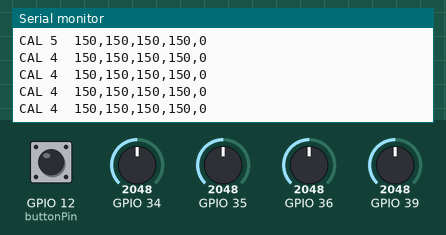
Simulated run of this sketch. Board: ESP32. On the bench: the last lines printed to the serial monitor. Inputs (shaded band) come from the test bench; at power-on: GPIO 34 = 2048, GPIO 35 = 2048, GPIO 36 = 2048, GPIO 39 = 2048, GPIO 12 (buttonPin) HIGH (analog values on the 0–4095 scale).

Above: at 1.2 s.
1.3 s: GPIO 34 set to 2866
At 1.43 s:
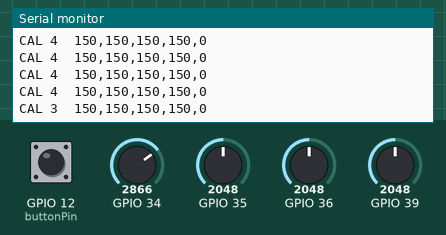
4.3 s: GPIO 35 set to 2866
At 5.38 s:
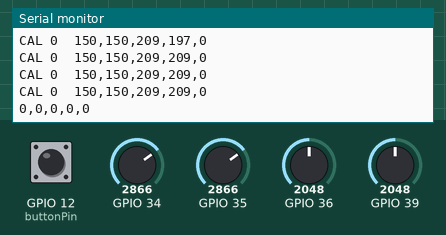
7.1 s: GPIO 36 set to 2866
At 7.13 s:
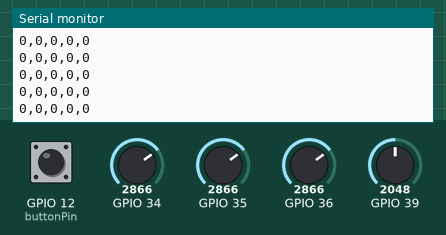
8.6 s: GPIO 39 set to 2866
At 8.66 s:
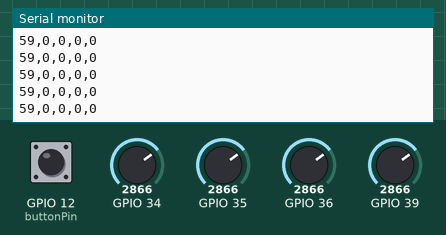
10.1 s: GPIO 12 (buttonPin) pulled LOW for 1 s
At 10.63 s:
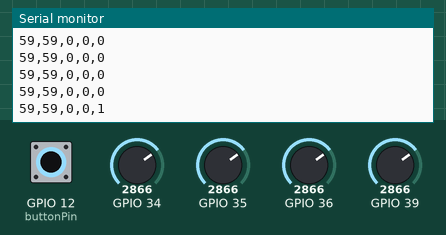
12.6 s: GPIO 34 set to 3972
At 12.61 s:
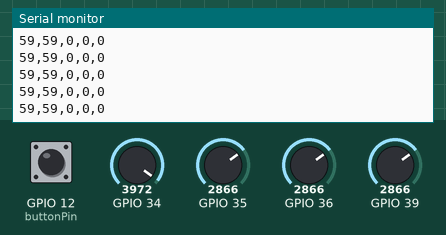
Timing chart, 0 to 15.1 s (numbered marks = the images above; inputs shaded):
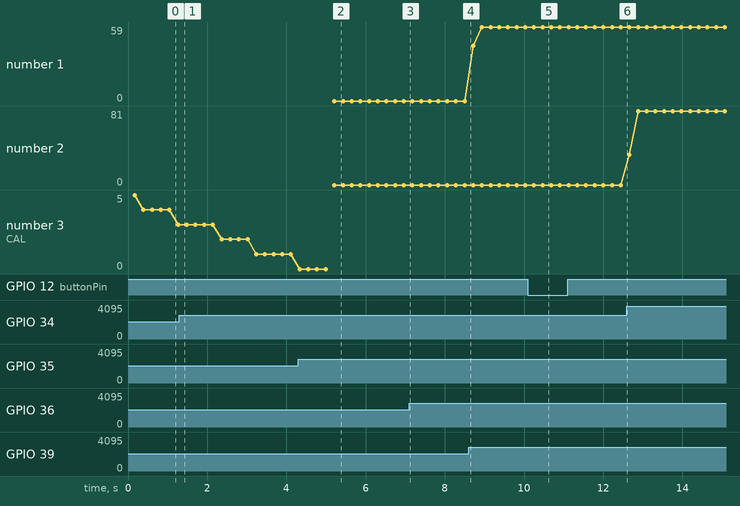

Measured:
- after the input at 4.3 s, the serial monitor: prints a new line at once (image 2)
- after the input at 10.1 s, the serial monitor: prints a new line after 0.37 s (image 5)
- plotted number 2: 0 → 81 after the input at 12.6 s

The sketch:

teleop.ino
```cpp
// 4 pots + 1 button ESP32 teleop sketch.
// Sends: yaw,shoulder,elbow,endlink,button

int yawPot = 36;       // VP
int shoulderPot = 39;  // VN
int elbowPot = 34;     // D34
int endPot = 35;       // D35

int buttonPin = 12;    // Button to GND when pressed.

int zeroYaw = 0;
int zeroShoulder = 0;
int zeroElbow = 0;
int zeroEnd = 0;

unsigned long t0 = 0;

int readAvg(int pin) {
  long sum = 0;
  for (int i = 0; i < 20; i++) {
    sum += analogRead(pin);
    delay(2);
  }
  return (int)(sum / 20);
}

int toDeg300(int raw) {
  raw = constrain(raw, 0, 4095);
  return map(raw, 0, 4095, 0, 300);
}

void setup() {
  Serial.begin(115200);

  analogSetAttenuation(ADC_11db);  // 0-3.3V
  analogReadResolution(12);        // 0-4095

  pinMode(buttonPin, INPUT_PULLUP);

  t0 = millis();
  Serial.println("CALIBRATE 5s: hold arm at ZERO position (VP,VN,D34,D35)...");
}

void loop() {
  unsigned long now = millis();

  int btn = (digitalRead(buttonPin) == LOW) ? 1 : 0;

  // First 5 seconds: keep updating zero offsets.
  if (now - t0 < 5000) {
    zeroYaw = toDeg300(readAvg(yawPot));
    zeroShoulder = toDeg300(readAvg(shoulderPot));
    zeroElbow = toDeg300(readAvg(elbowPot));
    zeroEnd = toDeg300(readAvg(endPot));

    Serial.print("CAL ");
    Serial.print((5000 - (now - t0)) / 1000);
    Serial.print("  ");
    Serial.print(zeroYaw);
    Serial.print(",");
    Serial.print(zeroShoulder);
    Serial.print(",");
    Serial.print(zeroElbow);
    Serial.print(",");
    Serial.print(zeroEnd);
    Serial.print(",");
    Serial.println(btn);

    delay(50);
    return;
  }

  // After calibration: signed deltas around zero.
  int yaw = toDeg300(readAvg(yawPot)) - zeroYaw;
  int shoulder = toDeg300(readAvg(shoulderPot)) - zeroShoulder;
  int elbow = toDeg300(readAvg(elbowPot)) - zeroElbow;
  int endlink = toDeg300(readAvg(endPot)) - zeroEnd;

  Serial.print(yaw);
  Serial.print(",");
  Serial.print(shoulder);
  Serial.print(",");
  Serial.print(elbow);
  Serial.print(",");
  Serial.print(endlink);
  Serial.print(",");
  Serial.println(btn);

  delay(50);
}
```
